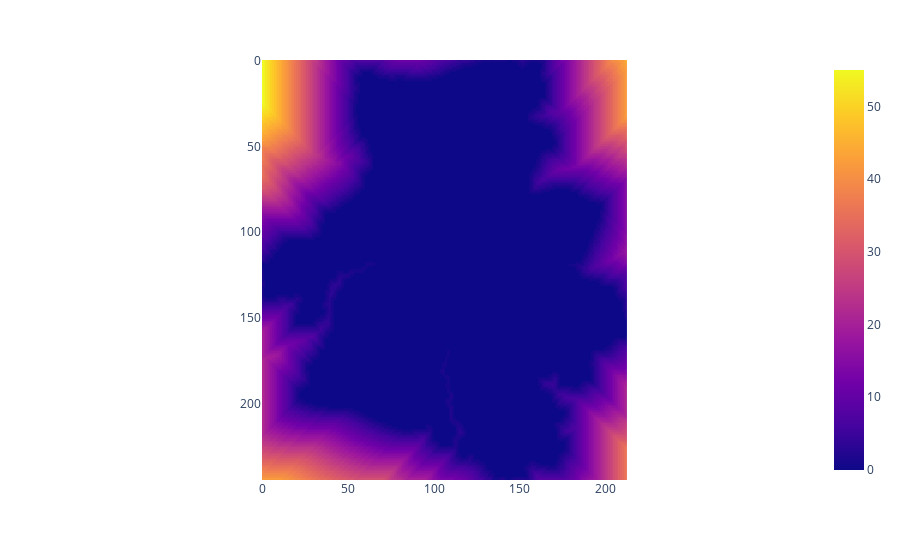

Here is the notebook cell this chart was saved with:
### Code cell
input_center = (input_data.shape[0] / 2, input_data.shape[1] / 2)
distance_grid = distance_from_set(input_data)
distance_max = distance_grid.max()
px.imshow(distance_grid)

### Figure 1 — Plotly figure (JSON) as saved in the notebook; plotly's stock layout.template omitted (floating-point values rounded to 4 significant figures; data arrays with more than 128 entries replaced by an {"elided": "..."} marker saying what was removed)
{"data": [{"coloraxis": "coloraxis", "hovertemplate": "x: %{x}<br>y: %{y}<br>color: %{z}<extra></extra>", "name": "0", "type": "heatmap", "xaxis": "x", "yaxis": "y", "z": {"elided": "245x213 float values"}}], "layout": {"coloraxis": {"colorscale": [[0, "#0d0887"], [0.1111, "#46039f"], [0.2222, "#7201a8"], [0.3333, "#9c179e"], [0.4444, "#bd3786"], [0.5556, "#d8576b"], [0.6667, "#ed7953"], [0.7778, "#fb9f3a"], [0.8889, "#fdca26"], [1, "#f0f921"]]}, "margin": {"t": 60}, "xaxis": {"anchor": "y", "constrain": "domain", "domain": [0, 1], "scaleanchor": "y"}, "yaxis": {"anchor": "x", "autorange": "reversed", "constrain": "domain", "domain": [0, 1]}}}
